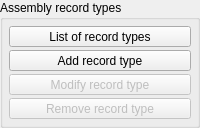
    <widget class="QGroupBox" name="gb_assembly_record_types">
     <property name="title">
      <string>Assembly record types</string>
     </property>
     <layout class="QVBoxLayout" name="verticalLayout_7">
      <property name="spacing">
       <number>3</number>
      </property>
      <property name="margin">
       <number>6</number>
      </property>
      <item>
       <widget class="QToolButton" name="tbtn_view_assembly_record_types">
        <property name="sizePolicy">
         <sizepolicy hsizetype="Minimum" vsizetype="Fixed">
          <horstretch>0</horstretch>
          <verstretch>0</verstretch>
         </sizepolicy>
        </property>
        <property name="statusTip">
         <string>View list of assembly record types</string>
        </property>
        <property name="text">
         <string>List of record types</string>
        </property>
        <property name="icon">
         <iconset resource="../rc/resources.qrc">
          <normaloff>:/images/images/view.png</normaloff>:/images/images/view.png</iconset>
        </property>
        <property name="iconSize">
         <size>
          <width>16</width>
          <height>16</height>
         </size>
        </property>
        <property name="checkable">
         <bool>true</bool>
        </property>
        <property name="toolButtonStyle">
         <enum>Qt::ToolButtonTextBesideIcon</enum>
        </property>
       </widget>
      </item>
      <item>
       <widget class="QToolButton" name="tbtn_add_assembly_record_type">
        <property name="sizePolicy">
         <sizepolicy hsizetype="Minimum" vsizetype="Fixed">
          <horstretch>0</horstretch>
          <verstretch>0</verstretch>
         </sizepolicy>
        </property>
        <property name="statusTip">
         <string>Add a new assembly record type</string>
        </property>
        <property name="text">
         <string>Add record type</string>
        </property>
        <property name="icon">
         <iconset resource="../rc/resources.qrc">
          <normaloff>:/images/images/add16.png</normaloff>:/images/images/add16.png</iconset>
        </property>
        <property name="iconSize">
         <size>
          <width>16</width>
          <height>16</height>
         </size>
        </property>
        <property name="toolButtonStyle">
         <enum>Qt::ToolButtonTextBesideIcon</enum>
        </property>
       </widget>
      </item>
      <item>
       <widget class="QToolButton" name="tbtn_modify_assembly_record_type">
        <property name="enabled">
         <bool>false</bool>
        </property>
        <property name="sizePolicy">
         <sizepolicy hsizetype="Minimum" vsizetype="Fixed">
          <horstretch>0</horstretch>
          <verstretch>0</verstretch>
         </sizepolicy>
        </property>
        <property name="statusTip">
         <string>Modify the selected assembly record type</string>
        </property>
        <property name="text">
         <string>Modify record type</string>
        </property>
        <property name="icon">
         <iconset resource="../rc/resources.qrc">
          <normaloff>:/images/images/edit.png</normaloff>:/images/images/edit.png</iconset>
        </property>
        <property name="iconSize">
         <size>
          <width>16</width>
          <height>16</height>
         </size>
        </property>
        <property name="toolButtonStyle">
         <enum>Qt::ToolButtonTextBesideIcon</enum>
        </property>
       </widget>
      </item>
      <item>
       <widget class="QToolButton" name="tbtn_remove_assembly_record_type">
        <property name="enabled">
         <bool>false</bool>
        </property>
        <property name="sizePolicy">
         <sizepolicy hsizetype="Minimum" vsizetype="Fixed">
          <horstretch>0</horstretch>
          <verstretch>0</verstretch>
         </sizepolicy>
        </property>
        <property name="statusTip">
         <string>Remove the selected assembly record type</string>
        </property>
        <property name="text">
         <string>Remove record type</string>
        </property>
        <property name="icon">
         <iconset resource="../rc/resources.qrc">
          <normaloff>:/images/images/remove16.png</normaloff>:/images/images/remove16.png</iconset>
        </property>
        <property name="iconSize">
         <size>
          <width>16</width>
          <height>16</height>
         </size>
        </property>
        <property name="toolButtonStyle">
         <enum>Qt::ToolButtonTextBesideIcon</enum>
        </property>
       </widget>
      </item>
     </layout>
    </widget>
